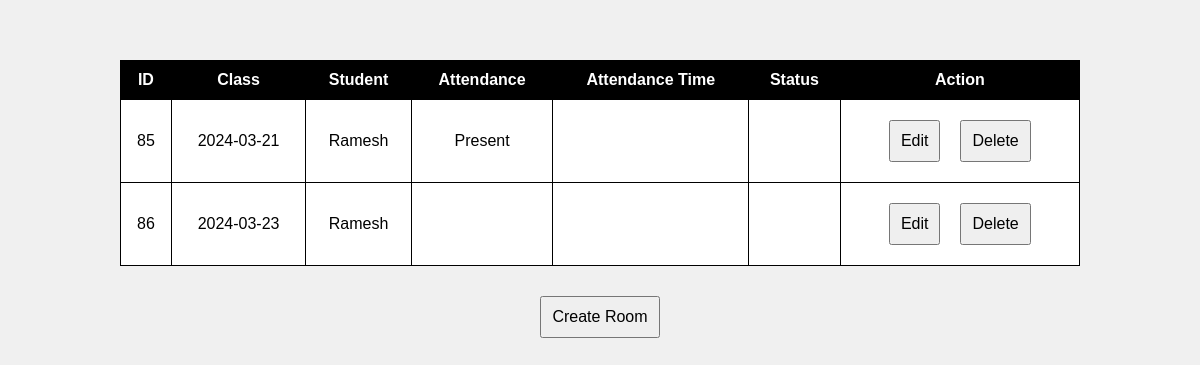
Page /admin/indexes/phase_index.php on the earlier database version.
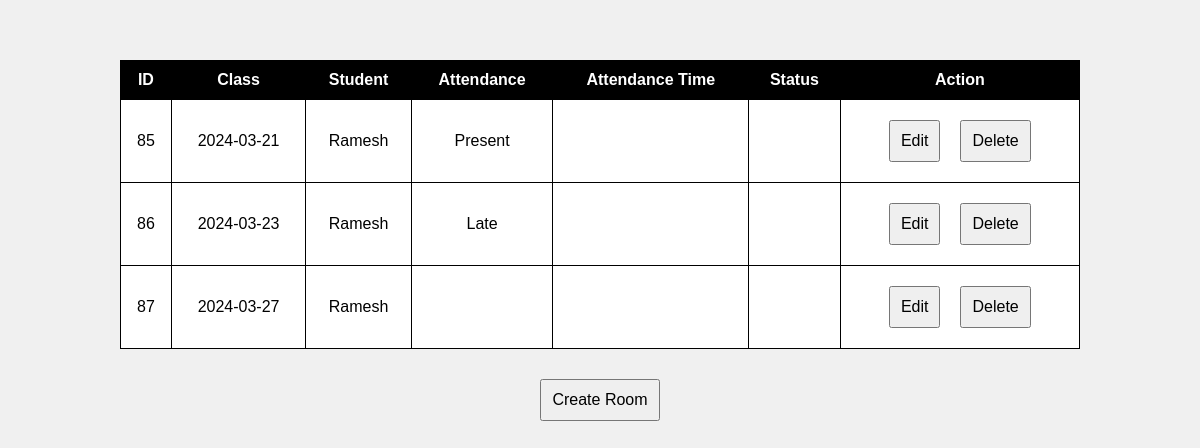
Same page on the later database version.
### tables this page shows
CREATE TABLE `class_rooms` (
  `class_room_id` int(11) NOT NULL,
  `class_parent_id` int(11) DEFAULT NULL,
  `user_parent_id` int(11) DEFAULT NULL,
  `attendance` enum('Present','Absent','Late') DEFAULT NULL,
  `attendance_time` varchar(255) DEFAULT NULL,
  `class_room_status` enum('Active','Inactive') DEFAULT NULL
);

CREATE TABLE `classes` (
  `class_id` int(11) NOT NULL,
  `course_parent_id` int(11) NOT NULL,
  `user_parent_id` int(11) NOT NULL,
  `sched_start_time` time NOT NULL,
  `sched_end_time` time NOT NULL,
  `date_of_class` date NOT NULL,
  `created_at` timestamp NOT NULL DEFAULT current_timestamp(),
  `updated_at` timestamp NOT NULL DEFAULT current_timestamp(),
  `actual_start_time` datetime DEFAULT NULL,
  `actual_end_time` datetime DEFAULT NULL,
  `class_status` enum('Upcoming','Ongoing','Finished','Cancelled') NOT NULL
);

CREATE TABLE `users` (
  `user_id` int(11) NOT NULL,
  `user_name` varchar(255) NOT NULL,
  `user_password` varchar(255) NOT NULL,
  `user_type` enum('Student','Teacher','None') NOT NULL DEFAULT 'None',
  `user_status` enum('Active','Inactive') NOT NULL
);

### admin/indexes/phase_index.php (the view, shortened to what this page needs)
<!DOCTYPE html>
<html>
<head>
</head>
<body>
<h2 id="responseMessagePhase">&nbsp;</h2>
<div id="updateTableContainerPhase">
    <?php
    include("../db.php");
    $sql = "SELECT Ro.*,
               d.date_of_class,
	       us.user_name
        FROM class_rooms Ro
        LEFT JOIN classes d ON Ro.class_parent_id = d.class_id
	LEFT JOIN users us ON Ro.user_parent_id = us.user_id";
    $result = $conn->query($sql);
    if ($result->num_rows > 0) {
        echo "<table>";
        echo "<tr><th>ID</th><th>Class</th><th>Student</th><th>Attendance</th><th>Attendance Time</th><th>Status</th><th>Action</th></tr>";
        while ($row = $result->fetch_assoc()) {
            echo "<tr>";
            echo "<td>{$row['class_room_id']}</td>";
            echo "<td>{$row['date_of_class']}</td>";
            echo "<td>{$row['user_name']}</td>";
            echo "<td>{$row['attendance']}</td>";
            echo "<td>{$row['attendance_time']}</td>";
            echo "<td>{$row['class_room_status']}</td>";
            echo "<td>";
            echo "<button onclick=\"showFormPhase('edit_mode_phase', {$row['class_room_id']})\">Edit</button>";
            echo "<button onclick=\"showFormPhase('delete_mode_phase', {$row['class_room_id']})\">Delete</button>";
            echo "</td>";
            echo "</tr>";
        }
        echo "</table>";
    } else {
        echo "No rooms found.";
    }
    ?>
</div>
<button onclick="showFormPhase('create_mode_phase', null)">Create Room</button>
</body>
</html>

Differences in the rows shown:
changed class_rooms id 86: attendance (not shown) → "Late"
added class_rooms: class_room_id "87", classes.date_of_class "2024-03-27", users.user_name "Ramesh"
